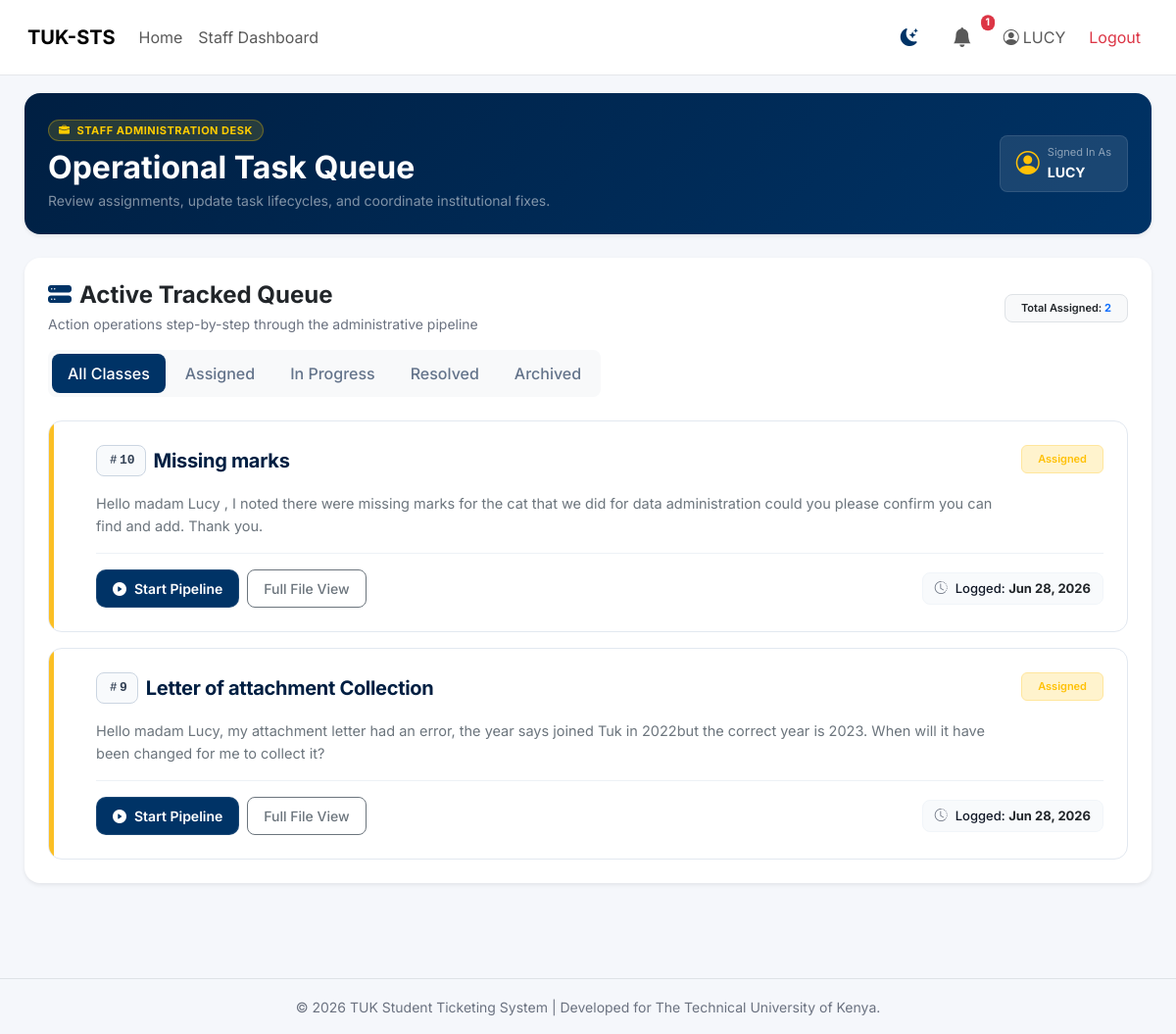
/accounts/staff-dashboard/ (signed in), run on the app's committed database.
### accounts/models.py (models this page shows, shortened)
class User(AbstractUser):
    ROLE_STUDENT = "student"
    ROLE_STAFF = "staff"
    ROLE_ADMIN = "admin"
    ROLE_CHOICES = (
        (ROLE_STUDENT, "Student"),
        (ROLE_STAFF, "Staff"),
        (ROLE_ADMIN, "Admin"),
    )
    CATEGORY_CHOICES = (
        ("fees", "Fees"),
        ("clearance", "Clearance"),
        ("results", "Results"),
        ("other", "Other"),
    )
    role = models.CharField(
        max_length=20,
        choices=ROLE_CHOICES,
        default=ROLE_STUDENT
    )
    category = models.CharField(
        max_length=50,
        choices=CATEGORY_CHOICES,
        null=True,
        blank=True
    )
    reg_no = models.CharField(
    max_length=50,
        unique=True,
        blank=True,
        null=True
    )
    phone = models.CharField(max_length=20, blank=True, null=True)
    profile_pic = models.ImageField(
        upload_to='profiles/',
        null=True,
        blank=True
    )

### tickets/models.py (models this page shows, shortened)
class Ticket(models.Model):
    CATEGORY_CHOICES = (
        ('academic', 'Academic'),
        ('clearance', 'Clearance'),
        ('fees', 'Fees'),
        ('results', 'Results'),
        ('other', 'Other'),
    )
    STATUS_CHOICES = (
        ('assigned', 'Assigned'),
        ('in_progress', 'In Progress'),
        ('resolved', 'Resolved'),
        ('closed', 'Closed'),
    )
    title = models.CharField(max_length=255)
    description = models.TextField()
    category = models.CharField(max_length=50, choices=CATEGORY_CHOICES)
    status = models.CharField(
        max_length=50,
        choices=STATUS_CHOICES,
        default='assigned'
    )
    student = models.ForeignKey(
        settings.AUTH_USER_MODEL,
        on_delete=models.CASCADE,
        related_name='tickets'
    )
    assigned_to = models.ForeignKey(
        settings.AUTH_USER_MODEL,
        on_delete=models.SET_NULL,
        null=True,
        blank=True,
        related_name='assigned_tickets'
    )
    created_at = models.DateTimeField(auto_now_add=True)
    updated_at = models.DateTimeField(auto_now=True)

### accounts/views.py (the view)
# urls.py: path("staff-dashboard/", staff_dashboard, name="staff_dashboard"),
@login_required
def staff_dashboard(request):
    if not is_staff(request.user):
        return deny_redirect(request.user)
    tickets = Ticket.objects.filter(
        Q(assigned_to=request.user) | Q(assigned_to__isnull=True)
    ).order_by('-created_at')
    for ticket in tickets:
        if ticket.status == 'open':
            ticket.status = 'assigned'
    return render(request, "dashboard/staff.html", {
        "assigned_tickets": tickets
    })

### templates/dashboard/staff.html (shortened to what this page needs)
{% extends 'base.html' %}
{% load static %}
{% block content %}
<div class="card workspace-header-card shadow-sm mb-4">
    <div class="card-body p-4 d-flex align-items-center justify-content-between flex-wrap gap-3">
        <div>
            <span class="badge text-uppercase mb-2 px-2.5 py-1.5 fw-bold" style="background: rgba(255, 204, 0, 0.15); color: var(--tuk-gold); border: 1px solid rgba(255, 204, 0, 0.3); font-size: 11px; letter-spacing: 0.5px;">
                <i class="bi bi-briefcase-fill me-1"></i> Staff Administration Desk
            </span>
            <h2 class="fw-bold mb-1">Operational Task Queue</h2>
            <p class="mb-0 text-white-50 small">Review assignments, update task lifecycles, and coordinate institutional fixes.</p>
        </div>
        <div class="d-flex align-items-center gap-2 bg-white bg-opacity-10 px-3 py-2 rounded-3 border border-white border-opacity-10">
            <i class="bi bi-person-circle text-warning fs-4"></i>
            <div>
                <span class="d-block text-white-50 small" style="font-size: 11px;">Signed In As</span>
                <span class="fw-bold text-white small">{{ request.user.username }}</span>
            </div>
        </div>
    </div>
</div>
<section class="card border-0 shadow-sm rounded-4 mb-4">
    <div class="card-header bg-transparent border-0 pt-4 px-4 pb-0 d-flex justify-content-between align-items-center flex-wrap gap-3">
        <div>
            <h4 class="fw-bold mb-1 text-dark d-flex align-items-center gap-2">
                <i class="bi bi-hdd-stack-fill" style="color: var(--tuk-blue);"></i> Active Tracked Queue
            </h4>
            <p class="text-muted small mb-0">Action operations step-by-step through the administrative pipeline</p>
        </div>
        <div>
            <span class="badge bg-light text-dark border px-3 py-2 rounded-3 fw-semibold">
                Total Assigned: <span class="text-primary fw-bold">{{ assigned_tickets|length }}</span>
            </span>
        </div>
    </div>
    <div class="px-4 pt-3">
        <ul class="nav nav-pills gap-1 bg-light p-1 rounded-3 d-inline-flex" id="ticketFilterTabs" role="tablist">
            <li class="nav-item" role="presentation">
                <button class="nav-link active btn-sm" onclick="filterQueue('all')">All Classes</button>
            </li>
            <li class="nav-item" role="presentation">
                <button class="nav-link btn-sm" onclick="filterQueue('assigned')">Assigned</button>
            </li>
            <li class="nav-item" role="presentation">
                <button class="nav-link btn-sm" onclick="filterQueue('in_progress')">In Progress</button>
            </li>
            <li class="nav-item" role="presentation">
                <button class="nav-link btn-sm" onclick="filterQueue('resolved')">Resolved</button>
            </li>
            <li class="nav-item" role="presentation">
                <button class="nav-link btn-sm" onclick="filterQueue('closed')">Archived</button>
            </li>
        </ul>
    </div>
    <div class="card-body p-4">
        {% if assigned_tickets %}
            <div class="row g-3" id="queueContainer">
                {% for t in assigned_tickets %}
                    <div class="col-12 ticket-wrapper-item" data-status="{{ t.status }}">
                        <div class="card ticket-workspace-card p-4 ps-5">
                            <div class="status-strip
                                {% if t.status == 'assigned' %}strip-assigned
                                {% elif t.status == 'in_progress' %}strip-in-progress
                                {% elif t.status == 'resolved' %}strip-resolved
                                {% else %}strip-closed{% endif %}">
                            </div>
                            <div class="d-flex flex-column flex-md-row justify-content-between align-items-start gap-3">
                                <div style="flex: 1;">
                                    <div class="d-flex align-items-center gap-2 mb-3 flex-wrap">
                                        <span class="ticket-id-badge">
                                            <i class="bi bi-hash"></i>{{ t.id }}
                                        </span>
                                        <h4 class="h5 mb-0 ticket-title-text">{{ t.title }}</h4>
                                    </div>
                                    <p class="text-secondary mb-0" style="font-size: 14.5px; line-height: 1.6; max-width: 920px;">
                                        {{ t.description }}
                                    </p>
                                </div>
                                <div class="d-none d-md-block text-end">
                                    {% if t.status == "assigned" %}
                                        <span class="badge bg-warning-subtle text-warning border border-warning-subtle px-3 py-2 rounded-2 fw-semibold">Assigned</span>
                                    {% elif t.status == "in_progress" %}
                                        <span class="badge bg-info-subtle text-info border border-info-subtle px-3 py-2 rounded-2 fw-semibold">In Progress</span>
                                    {% elif t.status == "resolved" %}
                                        <span class="badge bg-success-subtle text-success border border-success-subtle px-3 py-2 rounded-2 fw-semibold">Resolved</span>
                                    {% elif t.status == "closed" %}
                                        <span class="badge bg-secondary-subtle text-secondary border border-secondary-subtle px-3 py-2 rounded-2 fw-semibold">Closed</span>
                                    {% else %}
                                        <span class="badge bg-dark text-white px-3 py-2 rounded-2 fw-semibold">{{ t.status|title }}</span>
                                    {% endif %}
                                </div>
                            </div>
                            <hr class="my-3" style="border-color: var(--border-color); opacity: 0.6;">
                            <div class="d-flex flex-wrap align-items-center justify-content-between gap-3">
                                <div class="d-flex gap-2 flex-wrap align-items-center">
                                    {% if t.status == "assigned" %}
                                        <form method="POST" action="{% url 'tickets:update_ticket_status' t.id %}" class="m-0">
                                            <button type="submit" class="btn btn-sm btn-tuk-action d-inline-flex align-items-center gap-2">
                                                <i class="bi bi-play-circle-fill"></i> Start Pipeline
                                            </button>
                                        </form>
                                    {% endif %}
                                    <a href="{% url 'tickets:ticket_detail' t.id %}" class="btn btn-sm btn-outline-secondary px-3 py-2 rounded-3 fw-medium bg-white transition-all">
                                         Full File View
                                    </a>
                                </div>
                                {% if t.created_at %}
                                    <div class="meta-timestamp fw-medium d-inline-flex align-items-center gap-2">
                                        <i class="bi bi-clock-history text-muted"></i>
                                        <span>Logged: <strong class="text-dark">{{ t.created_at|date:"M d, Y" }}</strong></span>
                                    </div>
                                {% endif %}
                            </div>
                        </div>
                    </div>
                {% endfor %}
            </div>
        {% endif %}
    </div>
</section>
{% endblock %}

### templates/base.html (shortened to what this page needs)
<!DOCTYPE html>
<html lang="en">
<head>
    {% load static %}
    <link href="https://cdn.jsdelivr.net/npm/bootstrap@5.3.3/dist/css/bootstrap.min.css" rel="stylesheet">
    <link href="https://cdn.jsdelivr.net/npm/bootstrap-icons@1.11.3/font/bootstrap-icons.css" rel="stylesheet">
    <link rel="stylesheet" href="{% static 'css/style.css' %}">
</head>
<body>
<nav class="navbar navbar-expand-lg px-3 fixed-top">
    <div class="container-fluid">
        <a class="navbar-brand fw-bold" href="{% url 'home' %}">
            TUK-STS
        </a>
        <div class="collapse navbar-collapse" id="topNav">
            <ul class="navbar-nav me-auto">
                <li class="nav-item">
                    <a class="nav-link" href="{% url 'accounts:dashboard_redirect' %}">Home</a>
                </li>
                {% if user.is_authenticated %}
                    {% if user.role == "staff" %}
                        <li class="nav-item">
                            <a class="nav-link" href="{% url 'accounts:staff_dashboard' %}">Staff Dashboard</a>
                        </li>
                    {% endif %}
                {% endif %}
            </ul>
<ul class="navbar-nav ms-auto align-items-center gap-2">
{% if user.is_authenticated %}
    <li class="nav-item">
        <button id="theme-toggle" title="Toggle Theme">
            <i class="bi bi-moon-stars-fill" id="theme-icon"></i>
        </button>
    </li>
    <li class="nav-item">
        <a class="nav-link position-relative py-2 px-3"
           href="{% url 'notifications:notifications' %}"
           title="Notifications">
            <i class="bi bi-bell-fill fs-5"></i>
        </a>
    </li>
    <li class="nav-item">
        <a class="nav-link d-flex align-items-center gap-1"
           href="{% url 'accounts:profile' %}">
            <i class="bi bi-person-circle"></i>
            {{ user.username }}
        </a>
    </li>
    <li class="nav-item">
        <a class="nav-link text-danger"
           href="{% url 'accounts:logout' %}">
            Logout
        </a>
    </li>
                {% else %}
                    <li class="nav-item">
                        <a class="nav-link" href="{% url 'accounts:login' %}">
                            Login
                        </a>
                    </li>
                {% endif %}
            </ul>
        </div>
    </div>
</nav>
<div class="layout">
    <div class="main">
        {% block content %}{% endblock %}
    </div>
</div>
<footer class="text-center py-3 mt-5 border-top">
    <small class="text-muted">
        © {% now "Y" %} TUK Student Ticketing System | Developed for The Technical University of Kenya.
    </small>
</footer>
</body>
</html>

### data on the page
User: username "LUCY", user.username "LUCY"
Ticket: id "10", title "Missing marks", description "Hello madam Lucy , I noted there were missing marks for the cat that we did for data administration could you please confirm you can find and add. Thank you.", status "Assigned", created_at "Jun 28, 2026"
Ticket: id "9", title "Letter of attachment Collection", description "Hello madam Lucy, my attachment letter had an error, the year says joined Tuk in 2022but the correct year is 2023. When will it have been changed for me to collect it?", status "Assigned", created_at "Jun 28, 2026"

### other printed values
{{ assigned_tickets|length }} "2"
